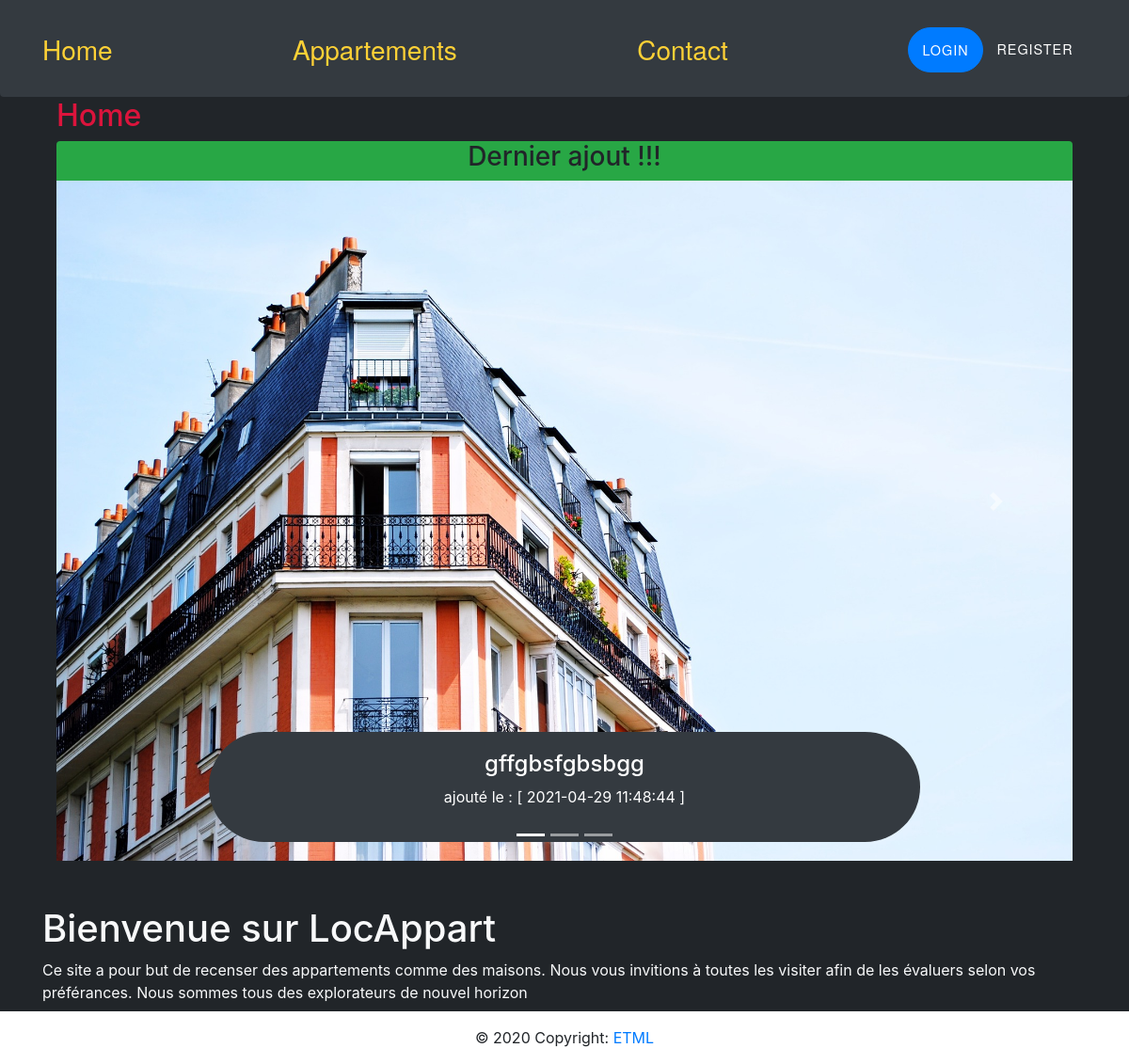
The app's page /, older data.
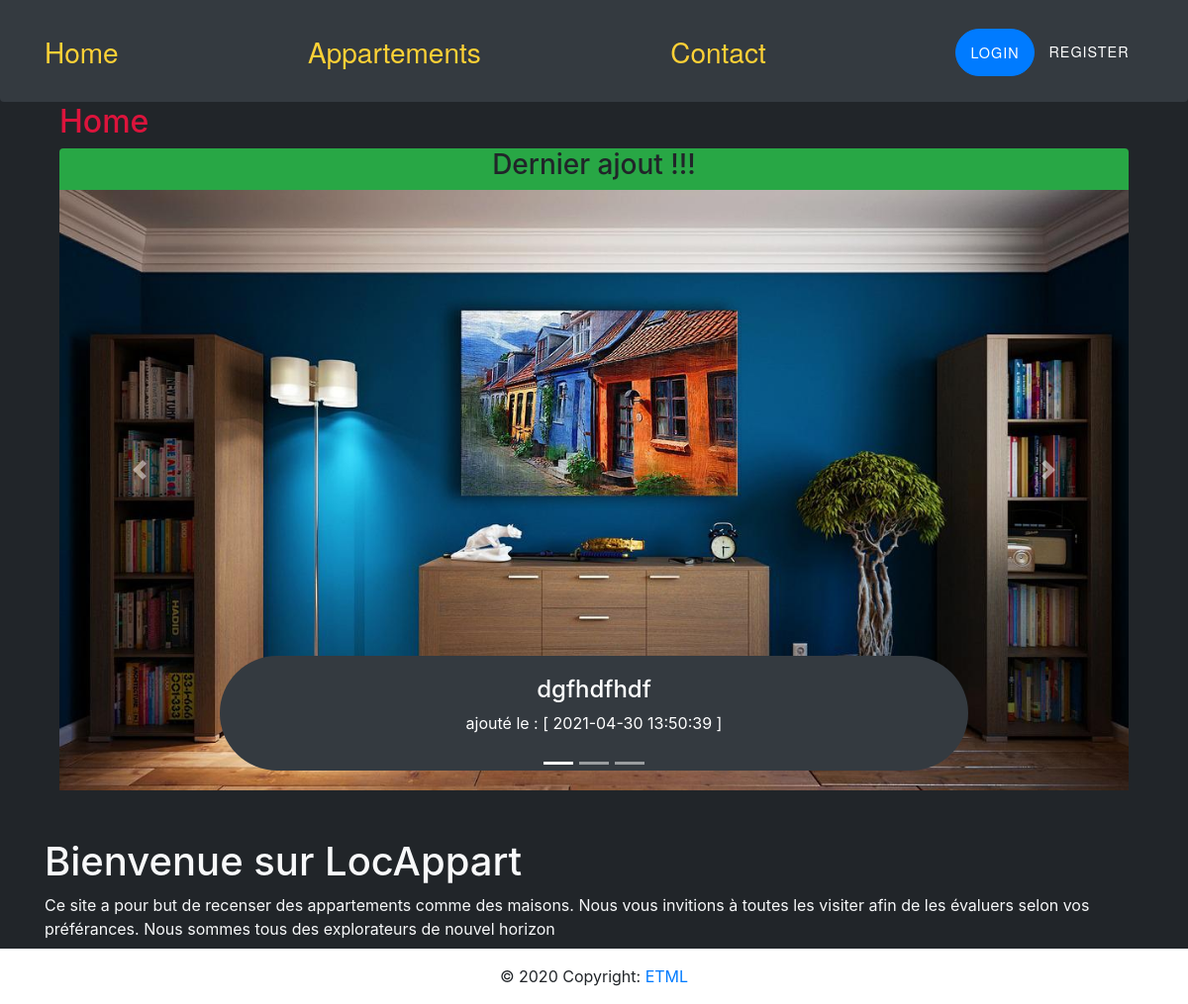
The same page, newer data.
### tables this page shows
CREATE TABLE `t_appartement` (
  `idAppartement` bigint(20) UNSIGNED NOT NULL,
  `appName` varchar(50) NOT NULL,
  `appDescription` varchar(255) DEFAULT NULL,
  `appCategory` varchar(50) DEFAULT NULL,
  `appImage` varchar(255) DEFAULT 'defaultAppartementPicture.jpg',
  `appSurface` float DEFAULT NULL,
  `appPrix` float NOT NULL,
  `appDate` datetime NOT NULL DEFAULT CURRENT_TIMESTAMP,
  `appRate` int(11) NOT NULL DEFAULT '0',
  `idUser` int(11) NOT NULL
);

### controller/HomeController.php (called while the page is built, shortened)
<?php
include_once("model/Database.php");
class HomeController extends Controller {
    public function display() {
        $action = "indexAction";
        if (!array_key_exists("action", $_GET))
        {
            $action = "indexAction";
        }
        else
        {
            switch($_GET["action"])
            {
                case "index":
                case "contact":
                case "check":
                    $action = $_GET["action"] . "Action";
                    break;
            }
        }
        return call_user_func(array($this, $action));
    }
    private function indexAction() {
        $database = new Database();
        $lastAppartement = $database->getLastAppartement();
        $view = file_get_contents('view/page/home/carousel.php');
        eval('?>' . $view);
        $content = ob_get_clean();
        return $content;
    }
}
?>

### model/Database.php (called while the page is built, shortened)
<?php
class Database {
    private $connector;
    public function __construct()
    {
        $dbName = $GLOBALS['MM_CONFIG']['database']['dbName'];
        $user = $GLOBALS['MM_CONFIG']['database']['username'];
        $password = $GLOBALS['MM_CONFIG']['database']['password'];
        $charset = $GLOBALS['MM_CONFIG']['database']['charset'];
        $host = $GLOBALS['MM_CONFIG']['database']['host'];
        $port = $GLOBALS['MM_CONFIG']['database']['port'];
        $this->connector = new PDO("mysql:host=$host;port=$port;dbname=$dbName;charset=$charset" , $user, $password);
    }
    private function queryPrepareExecute($query, $binds)
    {
        $req = $this->connector->prepare($query);
        $req->execute();
        return $req;
    }
    private function formatData($req)
    {
        return $req->fetchALL(PDO::FETCH_ASSOC);
    }
    public function getLastAppartement()
    {
        $querry = 'SELECT * FROM t_appartement ORDER BY idAppartement DESC LIMIT 1';
        $req = $this->queryPrepareExecute($querry, null);
        $appartements = $this->formatData($req);
        return $appartements[0];
    }
}
?>

### view/page/home/carousel.php (the view, shortened to what this page needs)
<div class="container">
  <h2 class="h2">Home</h2>
    <div class="carousel-inner">
    <?php
      echo "<div class='carousel-item ";
        if (array_key_exists('image',$_GET) && $_GET['image'] == 0)
        {
          echo "active";
        }
        echo "'>";
        echo '<span class="bg-success rounded-top d-block w-100 text-center mb-n3 pb-3"><h3>Dernier ajout !!!</h3></span>';
        echo '<img src="resources//image//Appartements//' . $lastAppartement["appImage"] . '" class="d-block w-100" alt="image de le dernier appartement ajouté au site">';
        echo '<div class="carousel-caption d-none d-md-block bg-dark rounded-pill">';
          echo '<a class="text-white" href="index.php?controller=appartement&action=detail&id=' . htmlspecialchars($lastAppartement['idAppartement']) . '"><h4>' . $lastAppartement["appName"] . '</h4></a>';
          echo '<p>ajouté le : [ ' . $lastAppartement["appDate"] . ' ]</p>';
        echo '</div>';
    ?>
      </div>
    <?php
      echo "<a class='carousel-control-prev' href='";
        if (array_key_exists('image',$_GET) && $_GET['image'] == 0)
        {
          echo "index.php?controller=home&action=index&image=2";
        }
        echo "' role='button' data-slide='prev'>";
    ?>
        <span class="carousel-control-prev-icon" aria-hidden="true"></span>
      </a>
      <?php
        echo "<a class='carousel-control-next' href='";
          if (array_key_exists('image',$_GET) && $_GET['image'] == 0)
          {
            echo "index.php?controller=home&action=index&image=1";
          }
          echo "' role='button' data-slide='next'>";
      ?>
          <span class="carousel-control-next-icon" aria-hidden="true"></span>
        </a>
        <ol class="carousel-indicators">
        <a href="index.php?controller=home&action=index&image=0">
          <?php
            echo "<li ";
            if (array_key_exists('image',$_GET) && $_GET['image'] == 0)
            {
              echo "class='active'";
            }
            echo "></li> ";
          ?>
        </a>
        <a href="index.php?controller=home&action=index&image=1">
          <?php
            echo "<li ";
            if (array_key_exists('image',$_GET) && $_GET['image'] == 1)
            {
              echo "class='active'";
            }
            echo "></li> ";
          ?>
        </a>
        <a href="index.php?controller=home&action=index&image=2">
          <?php
            echo "<li ";
            if (array_key_exists('image',$_GET) && $_GET['image'] == 2)
            {
              echo "class='active'";
            }
            echo "></li> ";
          ?>
        </a>
      </ol>
    </div>
  </div>
    <br><br>
    <div class="text-light">
      <h1>Bienvenue sur LocAppart </h1>
      <p>Ce site a pour but de recenser des appartements comme des maisons. Nous vous invitions à toutes les visiter afin de les évaluers selon vos préférances. Nous sommes tous des explorateurs de nouvel horizon</p>
    </div>

Row changes from the older to the newer data that the page shows:
no longer on this page (row unchanged): t_appartement: appImage (placeholder picture), appName "gffgbsfgbsbgg", appDate "2021-04-29 11:48:44"
added t_appartement: appImage (picture), appName "dgfhdfhdf", appDate "2021-04-30 13:50:39"
